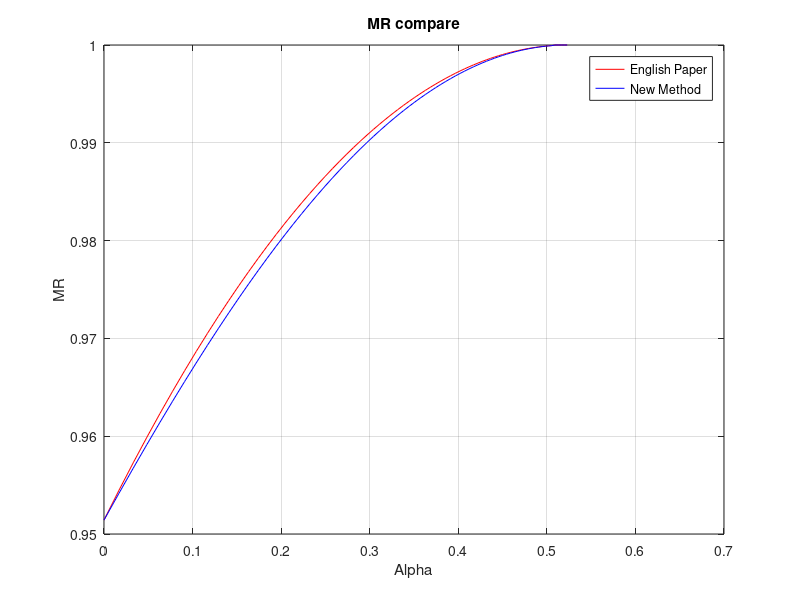

Reproduce this figure in MATLAB.
clear all
Vs = 1:0.01:1.732;
alpha3 = 0:0.01:0.5236;
alpha3_temp1 = sqrt(3);
alpha3_temp2 = pi/6;

Vdc = 1;
temp = (3/4)*Vs.*Vs-(9/16);

temp2 = (1/2)*Vdc;
temp3 = sqrt(3);
temp4 = 1/sqrt(3);
num = size(Vs);
for i = 1:num(2)
y = sqrt(temp(i)) - sqrt(3)/4;
x = 1 + y/sqrt(3);
alpha(i) = atan(y/x);
temp5 = pi*2/(pi-alpha(i)*6);
f = @(theta) ( ... 
        temp2*cos(theta).*(theta>=0 & theta<alpha(i)) ...%sector 1-1
       +temp2*cos(theta).*(theta>=alpha(i) & theta<(pi/3 - alpha(i))) ...%sector 1-2
       +temp2*cos(theta).*(theta>=(pi/3 - alpha(i)) & theta<(pi/3)) ...%sector 1-3
       +temp2*cos(theta).*(theta>=(pi/3) & theta<(pi/3 + alpha(i))) ...%sector 2-1
       +((temp2)*((cos((theta-pi/3-alpha(i))*(pi/6)/(pi/6-alpha(i))) - temp3*sin((theta-pi/3-alpha(i))*(pi/6)/(pi/6-alpha(i))))./(cos((theta-pi/3-alpha(i))*(pi/6)/(pi/6-alpha(i))) + temp4*sin((theta-pi/3-alpha(i))*(pi/6)/(pi/6-alpha(i)))))).*cos(theta).*(theta>=(pi/3 + alpha(i)) & theta<(2*pi/3 - alpha(i))) ...%sector 2-2
       +(-temp2)*cos(theta).*(theta>=(2*pi/3 - alpha(i)) & theta<(2*pi/3)) ...%sector 2-3
       +(-temp2)*cos(theta).*(theta>=(2*pi/3) & theta<(2*pi/3 + alpha(i))) ...%sector 3-1
       +(-temp2)*cos(theta).*(theta>=(2*pi/3 + alpha(i)) & theta<(pi - alpha(i))) ...%sector 3-2
       +(-temp2)*cos(theta).*(theta>=(pi - alpha(i)) & theta<(pi)) ...%sector 3-3
       +(-temp2)*cos(theta).*(theta>=(pi) & theta<(pi + alpha(i))) ...%sector 4-1
       +(-temp2)*cos(theta).*(theta>=(pi + alpha(i)) & theta<(4*pi/3 - alpha(i))) ...%sector 4-2
       +(-temp2)*cos(theta).*(theta>=(4*pi/3 - alpha(i)) & theta<(4*pi/3)) ...%sector 4-3
       +(-temp2)*cos(theta).*(theta>=(4*pi/3) & theta<(4*pi/3 + alpha(i))) ...%sector 5-1
       +((temp2)*((-cos((theta-4*pi/3-alpha(i))*(pi/6)/(pi/6-alpha(i))) + temp3*sin((theta-4*pi/3-alpha(i))*(pi/6)/(pi/6-alpha(i))))./(cos((theta-4*pi/3-alpha(i))*(pi/6)/(pi/6-alpha(i))) + temp4*sin((theta-4*pi/3-alpha(i))*(pi/6)/(pi/6-alpha(i)))))).*cos(theta).*(theta>=(4*pi/3 + alpha(i)) & theta<(5*pi/3 - alpha(i))) ...%sector 5-2
       +(temp2)*cos(theta).*(theta>=(5*pi/3 - alpha(i)) & theta<(5*pi/3)) ...%sector 5-3
       +(temp2)*cos(theta).*(theta>=5*pi/3 & theta<(5*pi/3 + alpha(i))) ...%sector 6-1
       +(temp2)*cos(theta).*(theta>=(5*pi/3 + alpha(i)) & theta<(2*pi - alpha(i))) ...%sector 6-2
       +(temp2)*cos(theta).*(theta>=(2*pi - alpha(i)) & theta<=(2*pi))...%sector 6-3
    );
F(i)=integral(f,0,pi*2)*2/(2*pi);
MI(i)=F(i)/(2/pi);

f2 = @(theta) ( ... 
        temp2*cos(theta).*(theta>=0 & theta<alpha(i)) ...%sector 1-1
       +temp2*cos(theta).*(theta>=alpha(i) & theta<(pi/3 - alpha(i))) ...%sector 1-2
       +temp2*cos(theta).*(theta>=(pi/3 - alpha(i)) & theta<(pi/3)) ...%sector 1-3
       +temp2*cos(theta).*(theta>=(pi/3) & theta<(pi/3 + alpha(i))) ...%sector 2-1
       +((temp2)*((((cos(theta-pi/3) - temp4*sin(theta-pi/3))./(cos(theta-pi/3) + temp4*sin(theta-pi/3))) - 0.955*alpha(i)).*temp5 - 1)).*cos(theta).*(theta>=(pi/3 + alpha(i)) & theta<(2*pi/3 - alpha(i))) ...%sector 2-2
       +(-temp2)*cos(theta).*(theta>=(2*pi/3 - alpha(i)) & theta<(2*pi/3)) ...%sector 2-3
       +(-temp2)*cos(theta).*(theta>=(2*pi/3) & theta<(2*pi/3 + alpha(i))) ...%sector 3-1
       +(-temp2)*cos(theta).*(theta>=(2*pi/3 + alpha(i)) & theta<(pi - alpha(i))) ...%sector 3-2
       +(-temp2)*cos(theta).*(theta>=(pi - alpha(i)) & theta<(pi)) ...%sector 3-3
       +(-temp2)*cos(theta).*(theta>=(pi) & theta<(pi + alpha(i))) ...%sector 4-1
       +(-temp2)*cos(theta).*(theta>=(pi + alpha(i)) & theta<(4*pi/3 - alpha(i))) ...%sector 4-2
       +(-temp2)*cos(theta).*(theta>=(4*pi/3 - alpha(i)) & theta<(4*pi/3)) ...%sector 4-3
       +(-temp2)*cos(theta).*(theta>=(4*pi/3) & theta<(4*pi/3 + alpha(i))) ...%sector 5-1
       +((temp2)*(1-((((cos(theta-4*pi/3) - temp4*sin(theta-4*pi/3))./(cos(theta-4*pi/3) + temp4*sin(theta-4*pi/3))) - 0.955*alpha(i)).*temp5))).*cos(theta).*(theta>=(4*pi/3 + alpha(i)) & theta<(5*pi/3 - alpha(i))) ...%sector 5-2
       +(temp2)*cos(theta).*(theta>=(5*pi/3 - alpha(i)) & theta<(5*pi/3)) ...%sector 5-3
       +(temp2)*cos(theta).*(theta>=5*pi/3 & theta<(5*pi/3 + alpha(i))) ...%sector 6-1
       +(temp2)*cos(theta).*(theta>=(5*pi/3 + alpha(i)) & theta<(2*pi - alpha(i))) ...%sector 6-2
       +(temp2)*cos(theta).*(theta>=(2*pi - alpha(i)) & theta<=(2*pi))...%sector 6-3
    );
F2(i)=integral(f2,0,pi*2)*2/(2*pi);
MI2(i)=F2(i)/(2/pi);
end

%plot(MI,alpha,'r',MR1,alpha3,'b',MI,alpha2,'g')
plot(alpha,MI,'r',alpha,MI2,'b')
title('MR compare');
leg1 = legend('English Paper','New Method');
set(leg1,'box','on');
grid on
xlabel('Alpha') 
ylabel('MR') 
grid on